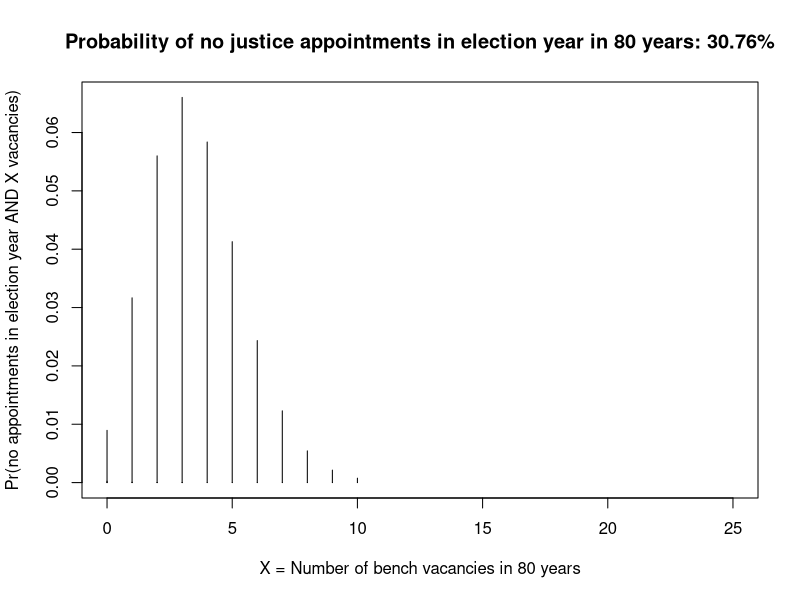

Write R code to recreate this figure.
Tf <- 80 # 80 years
turnover_rate <- 1/(6192/365) # Based on mean tenure of SC judges that started their term after 1900
turnover_intensity <- Tf * turnover_rate
election_year_prob <- 1/4 # Presidential election every 4 years

num_of_judges <- 0:25 # We could go out to infinity to cover the whole support of the Poisson, but the probabilities drop off so significantly, we get a good approximation by stopping way before infinity. Even 25 is probably overkill.

joint_probs <- dpois(num_of_judges, lambda=turnover_intensity) * dbinom(0, num_of_judges, prob=election_year_prob)
sum(joint_probs)

plot(NA, xlim=range(num_of_judges), ylim=c(0, max(joint_probs)), xlab="X = Number of bench vacancies in 80 years", ylab="Pr(no appointments in election year AND X vacancies)")
segments(0:10, y0=0, y1=joint_probs)
title(main=paste0("Probability of no justice appointments in election year in ", Tf, " years: ", round(sum(joint_probs)*100, 2), "%"))